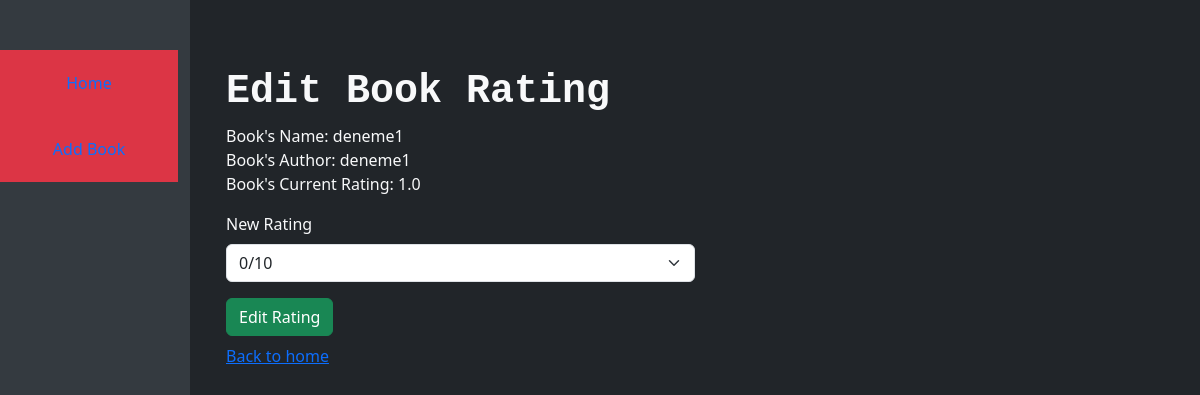
Screenshot of /edit/1 with the database file from the repository.
### main.py (models this page shows)
class Books(db.Model):
    id = db.Column(db.Integer, primary_key=True)
    title = db.Column(db.String(250), unique=True, nullable=False)
    author = db.Column(db.String(250), nullable=False)
    rating = db.Column(db.Float, nullable=False)

### main.py (the view)
@app.route("/edit/<int:book_id>", methods=["GET", "POST"])
def edit(book_id):
    book = Books.query.get(book_id)
    form = EditForm()
    if form.validate_on_submit():
        book.rating = form.rating.data
        db.session.commit()
        return redirect(url_for("home"))
    return render_template("edit.html", book=book, form=form)

### main.py
class EditForm(FlaskForm):
    rating = StringField("Rating", validators=[DataRequired()])
    submit = SubmitField("Edit Rating")

### templates/edit.html (shortened to what this page needs)
<!DOCTYPE html>
<html lang="en">
<head>
    <link href="https://cdn.jsdelivr.net/npm/bootstrap@5.3.1/dist/css/bootstrap.min.css" rel="stylesheet">
</head>
<body class="bg-dark text-light">
    <div class="container-fluid">
        <div class="row">
            <nav class="col-md-2 col-lg-2 d-md-block sidebar">
                <div class="position-sticky">
                    <ul class="nav flex-column">
                        <li class="nav-item btn btn-danger">
                            <a class="nav-link" href="{{ url_for('home') }}">Home</a>
                        </li>
                        <li class="nav-item btn btn-danger">
                            <a class="nav-link" href="{{ url_for('add') }}">Add Book</a>
                        </li>
                    </ul>
                </div>
            </nav>
            <main class="col-md-10 col-lg-10 ms-md-auto px-md-4 main-content">
                <div class="container mt-5">
                    <h1 class="fw-bold font-monospace">Edit Book Rating</h1>
                    <form action="{{ url_for('edit', book_id=book.id) }}" method="POST" novalidate class="mx-auto">
                        <p class="fw-normal">
                            Book's Name: {{ book.title }}
                            <br>
                            Book's Author: {{ book.author}}
                            <br>
                            Book's Current Rating: {{ book.rating }}
                        </p>
                        <div class="mb-3 w-50">
                            <label for="{{ form.rating.id }}" class="form-label">New Rating</label>
                            <select class="form-select" id="{{ form.rating.id }}" name="{{ form.rating.name }}">
                                <option value="0">0/10</option>
                            </select>
                        </div>
                        {{ form.submit(class="btn btn-success w-auto") }}
                    </form>
                    <p class="pt-2">
                        <a href="{{ url_for('home') }}">Back to home</a>
                    </p>
                </div>
            </main>
        </div>
    </div>
</body>
</html>

### templates/edit.html (style rules this page uses)
.container-fluid { padding-left: 0; }
.sidebar { background-color: #343a40; color: white; padding-top: 50px; height: 100vh; }
.nav-link { padding: 15px 0; text-align: center; }
.nav-item.btn { width: 100%; border-radius: 0; box-shadow: none; border: none; }
.main-content { margin-left: 250px; padding: 20px; }

### rows the page displays
Books: title "deneme1", author "deneme1", rating "1.0"
